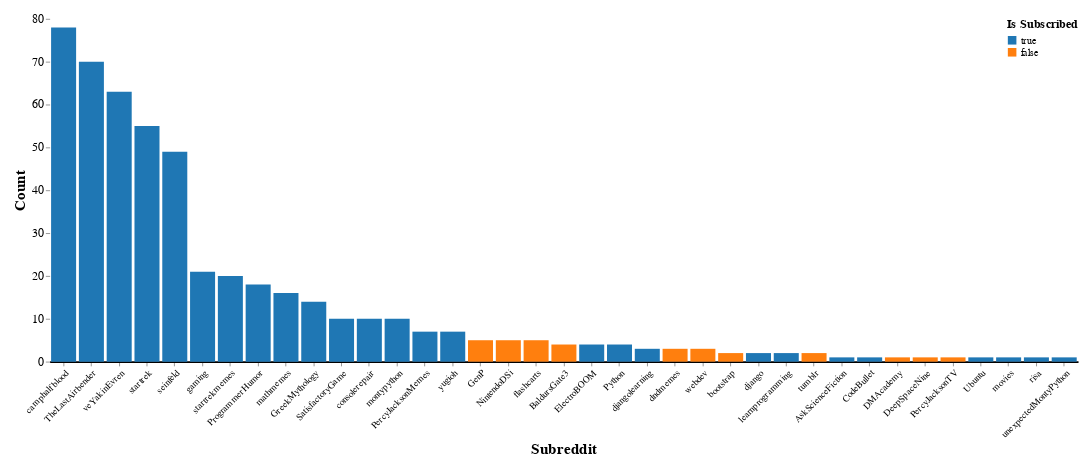

Source (notebook cell):
### Markdown cell above
### Subs

Count the number of posts that I have voted in each subreddit and visualize them in a bar chart

### Code cell
# Count the appearances of each subreddit (filter out the users)
subreddit_count_df = comment_votes_df.copy()[~comment_votes_df["SubredditName"].str.contains("u_")].drop(columns=["MyVote", "Score"])
subreddit_count_df = subreddit_count_df.replace(False, None)
subreddit_count_df["Count"] = 1
subreddit_count_df = subreddit_count_df.groupby("SubredditName").count().reset_index()
subreddit_count_df["IsSubscribed"] = subreddit_count_df["IsSubscribed"].map(lambda x: True if x > 0 else False)
subreddit_count_df["SubredditName"] = subreddit_count_df["SubredditName"].astype(dtype="category")


# Add a slider to it to filter the minimum count
slider1 = alt.binding_range(min=1, max=subreddit_count_df["Count"].max(), step=1, name="Minimum Count")
slider2 = alt.binding_range(min=1, max=subreddit_count_df["Count"].max(), step=1, name="Max Count")
selector1 = alt.selection_point(fields=["minCount"], bind=slider1, name="minCount", value=[{"minCount": 1}])
selector2 = alt.selection_point(fields=["maxCount"], bind=slider2, name="maxCount", value=[{"maxCount": subreddit_count_df["Count"].max()}])
# Create the chart
chart = alt.Chart(subreddit_count_df).mark_bar().encode(
    alt.X("SubredditName:N", sort="-y", title="Subreddit", axis=alt.Axis(labelAngle=-45)),
    alt.Y("Count:Q"),
    tooltip=["Count:Q", "SubredditName:N"],  # Show the count when hovering over the bar
    color = alt.Color(
        "IsSubscribed:N", 
        scale=alt.Scale(domain=[True, False], range=["#1f77b4", "#ff7f0e"]),
        legend=alt.Legend(title="Is Subscribed", labelFontSize=12, titleFontSize=14, offset=0, orient="top-right"),
        ),
).properties(
    width=1200,
    height=400,
).add_params(
    selector1,
    selector2,
).transform_filter(
    (alt.datum.Count >= selector1.minCount) & (alt.datum.Count <= selector2.maxCount)
)

chart = chart.configure(
    padding={"left": 15, "right": 15, "top": 15, "bottom": 15},
    title={"fontSize": 18},
).configure_view(
    stroke=None,
).configure_axisX(
    labelFontSize=11,
    titleFontSize=18,
    grid=False,  # Remove the grid
    domainWidth=2,  # Set the width of the axis line
    domainColor="#000"  # Set the color of the axis line
).configure_axisY(
    labelFontSize=14,
    titleFontSize=18,
    grid=False,  # Remove the grid
    domain=False,  # Remove the axis line
)

chart.save("figures/comment_votes/altair_subreddit_counts.html")
chart.save("figures/comment_votes/altair_subreddit_counts.png")
chart

### Figure 1 — Vega-Lite specification as saved in the notebook (floating-point values rounded to 4 significant figures)
{"config": {"view": {"continuousWidth": 300, "continuousHeight": 300, "stroke": null}, "axisX": {"domainColor": "#000", "domainWidth": 2, "grid": false, "labelFontSize": 11, "titleFontSize": 18}, "axisY": {"domain": false, "grid": false, "labelFontSize": 14, "titleFontSize": 18}, "padding": {"left": 15, "right": 15, "top": 15, "bottom": 15}, "title": {"fontSize": 18}}, "data": {"name": "data-9b1c33644f1cb6ad6d7f4691b8c3db3c"}, "mark": {"type": "bar"}, "encoding": {"color": {"field": "IsSubscribed", "legend": {"labelFontSize": 12, "offset": 0, "orient": "top-right", "title": "Is Subscribed", "titleFontSize": 14}, "scale": {"domain": [true, false], "range": ["#1f77b4", "#ff7f0e"]}, "type": "nominal"}, "tooltip": [{"field": "Count", "type": "quantitative"}, {"field": "SubredditName", "type": "nominal"}], "x": {"axis": {"labelAngle": -45}, "field": "SubredditName", "sort": "-y", "title": "Subreddit", "type": "nominal"}, "y": {"field": "Count", "type": "quantitative"}}, "height": 400, "params": [{"name": "minCount", "select": {"type": "point", "fields": ["minCount"]}, "bind": {"input": "range", "max": 78.0, "min": 1, "name": "Minimum Count", "step": 1}, "value": [{"minCount": 1}]}, {"name": "maxCount", "select": {"type": "point", "fields": ["maxCount"]}, "bind": {"input": "range", "max": 78.0, "min": 1, "name": "Max Count", "step": 1}, "value": [{"maxCount": 78.0}]}], "transform": [{"filter": "((datum.Count >= minCount.minCount) && (datum.Count <= maxCount.maxCount))"}], "width": 1200, "$schema": "https://vega.github.io/schema/vega-lite/v5.15.1.json", "datasets": {"data-9b1c33644f1cb6ad6d7f4691b8c3db3c": [{"SubredditName": "AskScienceFiction", "IsSubscribed": true, "Count": 1}, {"SubredditName": "BaldursGate3", "IsSubscribed": false, "Count": 4}, {"SubredditName": "CodeBullet", "IsSubscribed": true, "Count": 1}, {"SubredditName": "DMAcademy", "IsSubscribed": false, "Count": 1}, {"SubredditName": "DeepSpaceNine", "IsSubscribed": false, "Count": 1}, {"SubredditName": "ElectroBOOM", "IsSubscribed": true, "Count": 4}, {"SubredditName": "GenP", "IsSubscribed": false, "Count": 5}, {"SubredditName": "GreekMythology", "IsSubscribed": true, "Count": 14}, {"SubredditName": "NintendoDSi", "IsSubscribed": false, "Count": 5}, {"SubredditName": "PercyJacksonMemes", "IsSubscribed": true, "Count": 7}, {"SubredditName": "PercyJacksonTV", "IsSubscribed": false, "Count": 1}, {"SubredditName": "ProgrammerHumor", "IsSubscribed": true, "Count": 18}, {"SubredditName": "Python", "IsSubscribed": true, "Count": 4}, {"SubredditName": "SatisfactoryGame", "IsSubscribed": true, "Count": 10}, {"SubredditName": "TheLastAirbender", "IsSubscribed": true, "Count": 70}, {"SubredditName": "Ubuntu", "IsSubscribed": true, "Count": 1}, {"SubredditName": "bootstrap", "IsSubscribed": false, "Count": 2}, {"SubredditName": "camphalfblood", "IsSubscribed": true, "Count": 78}, {"SubredditName": "consolerepair", "IsSubscribed": true, "Count": 10}, {"SubredditName": "django", "IsSubscribed": true, "Count": 2}, {"SubredditName": "djangolearning", "IsSubscribed": true, "Count": 3}, {"SubredditName": "dndmemes", "IsSubscribed": false, "Count": 3}, {"SubredditName": "flashcarts", "IsSubscribed": false, "Count": 5}, {"SubredditName": "gaming", "IsSubscribed": true, "Count": 21}, {"SubredditName": "learnprogramming", "IsSubscribed": true, "Count": 2}, {"SubredditName": "mathmemes", "IsSubscribed": true, "Count": 16}, {"SubredditName": "montypython", "IsSubscribed": true, "Count": 10}, {"SubredditName": "movies", "IsSubscribed": true, "Count": 1}, {"SubredditName": "risa", "IsSubscribed": true, "Count": 1}, {"SubredditName": "seinfeld", "IsSubscribed": true, "Count": 49}, {"SubredditName": "startrek", "IsSubscribed": true, "Count": 55}, {"SubredditName": "startrekmemes", "IsSubscribed": true, "Count": 20}, {"SubredditName": "tumblr", "IsSubscribed": false, "Count": 2}, {"SubredditName": "unexpectedMontyPython", "IsSubscribed": true, "Count": 1}, {"SubredditName": "veYakinEvren", "IsSubscribed": true, "Count": 63}, {"SubredditName": "webdev", "IsSubscribed": false, "Count": 3}, {"SubredditName": "yugioh", "IsSubscribed": true, "Count": 7}]}}
